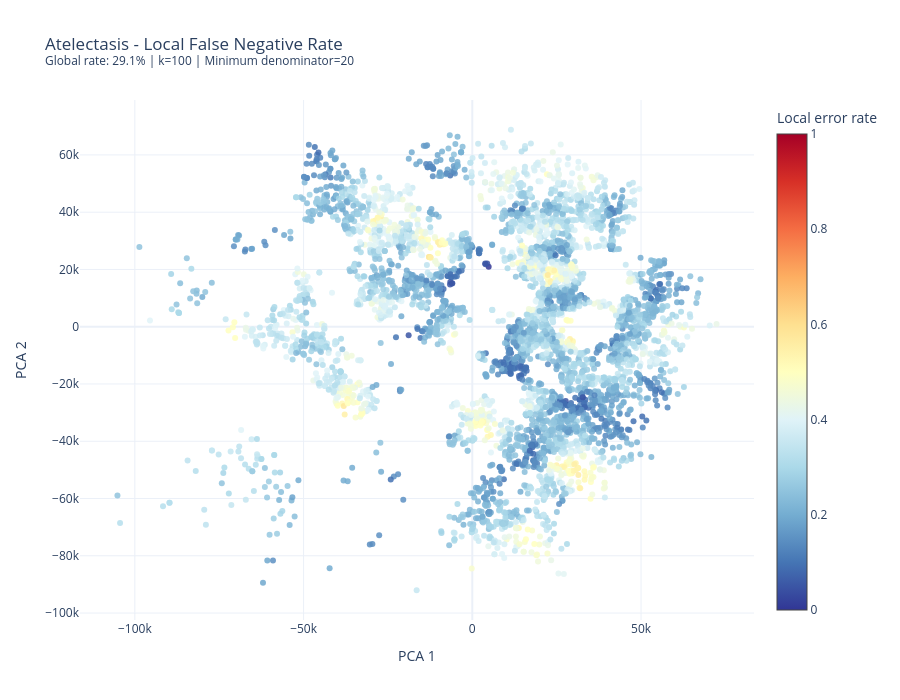
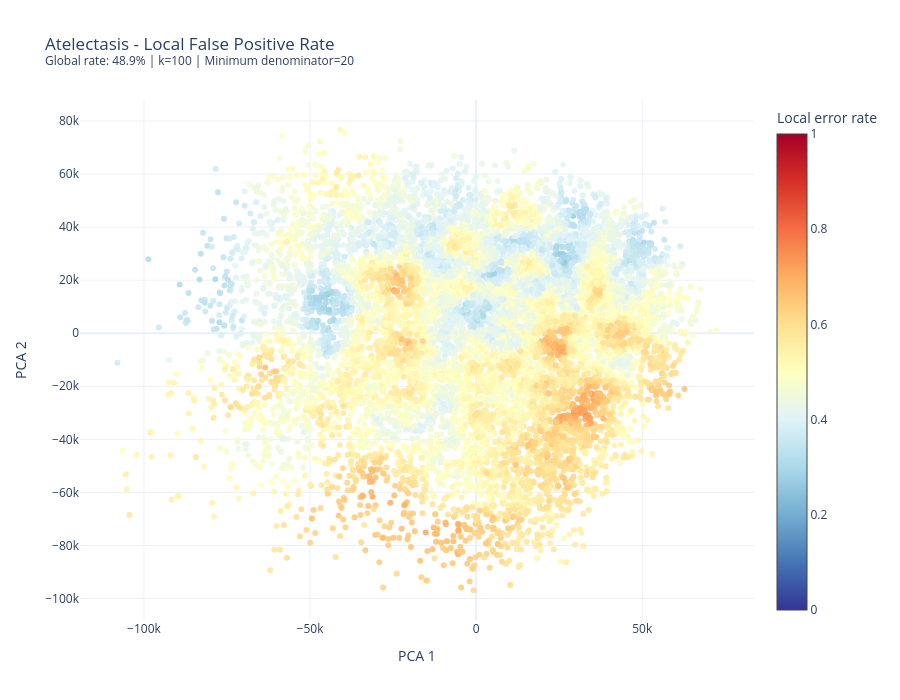
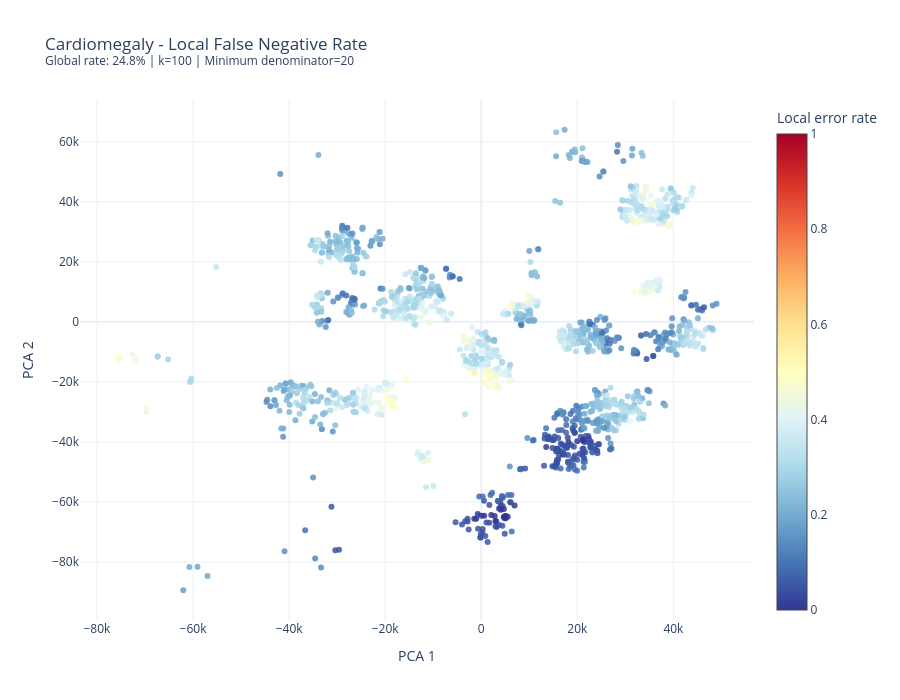
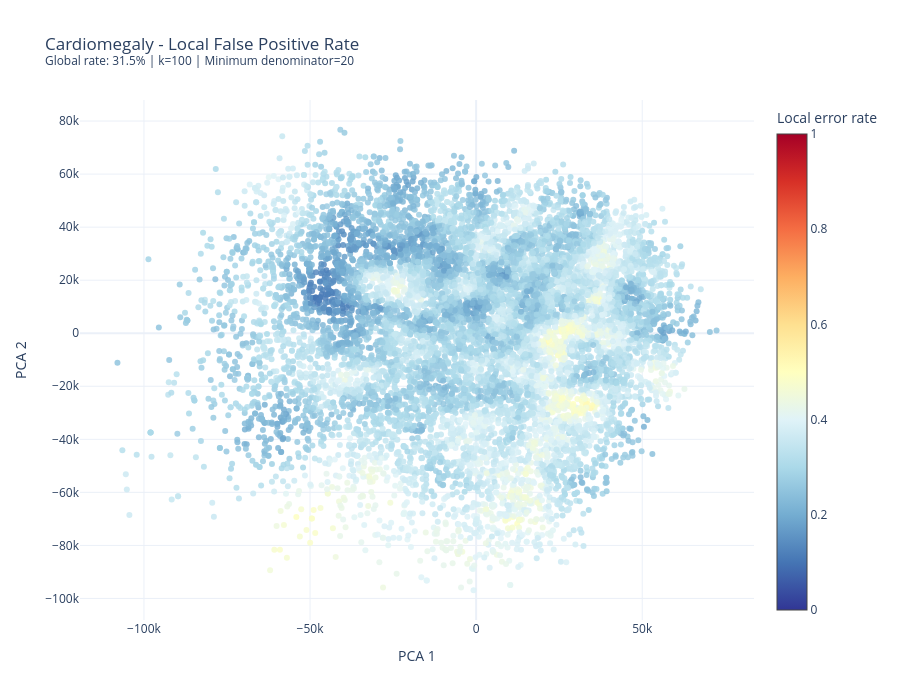

These figures' notebook cell, in order:
### Code cell
# plot for every pathology
for pathology in XRAY_DATASET.pathologies:


    results = create_local_error_maps(
        projection_method='PCA',
        down_projector=DOWN_PROJECTOR,
        ground_truth=XRAY_LABELS_LIST,
        model_scores=MODEL_SCORE_PREDICTIONS_CONVERTED,
        pathology=pathology,
        label_indices_map=DATASET_LABEL_INDICES_MAP,
        threshold=THRESHOLD,
        k=100,
        min_class_count=20,
        showPlotInNotebook=True,
        output_file=HTML_OUTPUT_FOLDER + f'/{pathology}_local_error.html'
    )

### Figure 1 — Plotly figure (JSON) as saved in the notebook; plotly's stock layout.template omitted (floating-point values rounded to 4 significant figures; data arrays with more than 128 entries replaced by an {"elided": "..."} marker saying what was removed)
{"data": [{"customdata": {"elided": "4475x2 int values"}, "hovertemplate": "Local error rate: %{marker.color:.1%}<br>Errors: %{customdata[0]}<br>Relevant cases: %{customdata[1]}<br><extra></extra>", "marker": {"cmax": 1, "cmin": 0, "color": {"elided": "4475 float values"}, "colorbar": {"title": {"text": "Local error rate"}}, "colorscale": [[0, "rgb(49,54,149)"], [0.1, "rgb(69,117,180)"], [0.2, "rgb(116,173,209)"], [0.3, "rgb(171,217,233)"], [0.4, "rgb(224,243,248)"], [0.5, "rgb(255,255,191)"], [0.6, "rgb(254,224,144)"], [0.7, "rgb(253,174,97)"], [0.8, "rgb(244,109,67)"], [0.9, "rgb(215,48,39)"], [1, "rgb(165,0,38)"]], "opacity": 0.85, "size": 6}, "mode": "markers", "type": "scatter", "x": {"elided": "4475 float values"}, "y": {"elided": "4475 float values"}}], "layout": {"height": 700, "title": {"text": "Atelectasis - Local False Negative Rate<br><sup>Global rate: 29.1% | k=100 | Minimum denominator=20</sup>"}, "width": 900, "xaxis": {"title": {"text": "PCA 1"}}, "yaxis": {"title": {"text": "PCA 2"}}}}

### Figure 2 — Plotly figure (JSON) as saved in the notebook; plotly's stock layout.template omitted (floating-point values rounded to 4 significant figures; data arrays with more than 128 entries replaced by an {"elided": "..."} marker saying what was removed)
{"data": [{"customdata": {"elided": "10000x2 int values"}, "hovertemplate": "Local error rate: %{marker.color:.1%}<br>Errors: %{customdata[0]}<br>Relevant cases: %{customdata[1]}<br><extra></extra>", "marker": {"cmax": 1, "cmin": 0, "color": {"elided": "10000 float values"}, "colorbar": {"title": {"text": "Local error rate"}}, "colorscale": [[0, "rgb(49,54,149)"], [0.1, "rgb(69,117,180)"], [0.2, "rgb(116,173,209)"], [0.3, "rgb(171,217,233)"], [0.4, "rgb(224,243,248)"], [0.5, "rgb(255,255,191)"], [0.6, "rgb(254,224,144)"], [0.7, "rgb(253,174,97)"], [0.8, "rgb(244,109,67)"], [0.9, "rgb(215,48,39)"], [1, "rgb(165,0,38)"]], "opacity": 0.85, "size": 6}, "mode": "markers", "type": "scatter", "x": {"elided": "10000 float values"}, "y": {"elided": "10000 float values"}}], "layout": {"height": 700, "title": {"text": "Atelectasis - Local False Positive Rate<br><sup>Global rate: 48.9% | k=100 | Minimum denominator=20</sup>"}, "width": 900, "xaxis": {"title": {"text": "PCA 1"}}, "yaxis": {"title": {"text": "PCA 2"}}}}

### Figure 3 — Plotly figure (JSON) as saved in the notebook; plotly's stock layout.template omitted (floating-point values rounded to 4 significant figures; data arrays with more than 128 entries replaced by an {"elided": "..."} marker saying what was removed)
{"data": [{"customdata": {"elided": "1423x2 int values"}, "hovertemplate": "Local error rate: %{marker.color:.1%}<br>Errors: %{customdata[0]}<br>Relevant cases: %{customdata[1]}<br><extra></extra>", "marker": {"cmax": 1, "cmin": 0, "color": {"elided": "1423 float values"}, "colorbar": {"title": {"text": "Local error rate"}}, "colorscale": [[0, "rgb(49,54,149)"], [0.1, "rgb(69,117,180)"], [0.2, "rgb(116,173,209)"], [0.3, "rgb(171,217,233)"], [0.4, "rgb(224,243,248)"], [0.5, "rgb(255,255,191)"], [0.6, "rgb(254,224,144)"], [0.7, "rgb(253,174,97)"], [0.8, "rgb(244,109,67)"], [0.9, "rgb(215,48,39)"], [1, "rgb(165,0,38)"]], "opacity": 0.85, "size": 6}, "mode": "markers", "type": "scatter", "x": {"elided": "1423 float values"}, "y": {"elided": "1423 float values"}}], "layout": {"height": 700, "title": {"text": "Cardiomegaly - Local False Negative Rate<br><sup>Global rate: 24.8% | k=100 | Minimum denominator=20</sup>"}, "width": 900, "xaxis": {"title": {"text": "PCA 1"}}, "yaxis": {"title": {"text": "PCA 2"}}}}

### Figure 4 — Plotly figure (JSON) as saved in the notebook; plotly's stock layout.template omitted (floating-point values rounded to 4 significant figures; data arrays with more than 128 entries replaced by an {"elided": "..."} marker saying what was removed)
{"data": [{"customdata": {"elided": "10000x2 int values"}, "hovertemplate": "Local error rate: %{marker.color:.1%}<br>Errors: %{customdata[0]}<br>Relevant cases: %{customdata[1]}<br><extra></extra>", "marker": {"cmax": 1, "cmin": 0, "color": {"elided": "10000 float values"}, "colorbar": {"title": {"text": "Local error rate"}}, "colorscale": [[0, "rgb(49,54,149)"], [0.1, "rgb(69,117,180)"], [0.2, "rgb(116,173,209)"], [0.3, "rgb(171,217,233)"], [0.4, "rgb(224,243,248)"], [0.5, "rgb(255,255,191)"], [0.6, "rgb(254,224,144)"], [0.7, "rgb(253,174,97)"], [0.8, "rgb(244,109,67)"], [0.9, "rgb(215,48,39)"], [1, "rgb(165,0,38)"]], "opacity": 0.85, "size": 6}, "mode": "markers", "type": "scatter", "x": {"elided": "10000 float values"}, "y": {"elided": "10000 float values"}}], "layout": {"height": 700, "title": {"text": "Cardiomegaly - Local False Positive Rate<br><sup>Global rate: 31.5% | k=100 | Minimum denominator=20</sup>"}, "width": 900, "xaxis": {"title": {"text": "PCA 1"}}, "yaxis": {"title": {"text": "PCA 2"}}}}
